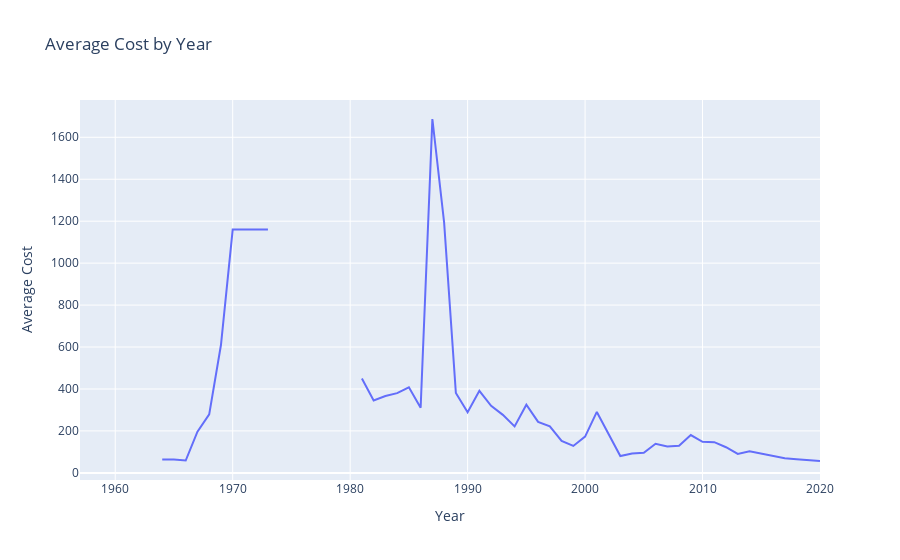

The notebook cell saved with this chart:
### Code cell
px.line(average_cost_by_year,
        x='Year',
        y='Average Cost',
        title='Average Cost by Year').show()

### Figure 1 — Plotly figure (JSON) as saved in the notebook; plotly's stock layout.template omitted (floating-point values rounded to 4 significant figures)
{"data": [{"hovertemplate": "Year=%{x}<br>Average Cost=%{y}<extra></extra>", "legendgroup": "", "line": {"color": "#636efa", "dash": "solid"}, "marker": {"symbol": "circle"}, "mode": "lines", "name": "", "orientation": "v", "showlegend": false, "type": "scatter", "x": [1957, 1958, 1959, 1960, 1961, 1962, 1963, 1964, 1965, 1966, 1967, 1968, 1969, 1970, 1971, 1972, 1973, 1974, 1975, 1976, 1977, 1978, 1979, 1980, 1981, 1982, 1983, 1984, 1985, 1986, 1987, 1988, 1989, 1990, 1991, 1992, 1993, 1994, 1995, 1996, 1997, 1998, 1999, 2000, 2001, 2002, 2003, 2004, 2005, 2006, 2007, 2008, 2009, 2010, 2011, 2012, 2013, 2014, 2015, 2016, 2017, 2018, 2019, 2020], "xaxis": "x", "y": [null, null, null, null, null, null, null, 63.23, 63.23, 59, 196.6, 279.2, 609.5, 1160, 1160, 1160, 1160, null, null, null, null, null, null, null, 450, 345.2, 366.2, 380.1, 408.1, 310.3, 1687.0, 1193.0, 380.8, 289.1, 391.4, 319.3, 276.7, 221.5, 325, 243.2, 221.7, 152.1, 128.5, 173.1, 290.7, 185.6, 80.51, 92.74, 95.79, 138.6, 125.7, 129.7, 180.3, 148.4, 146.6, 122.3, 90.55, 102.6, 91.55, 79.46, 69.49, 64.75, 59.61, 56.65], "yaxis": "y"}], "layout": {"legend": {"tracegroupgap": 0}, "title": {"text": "Average Cost by Year"}, "xaxis": {"anchor": "y", "domain": [0, 1], "title": {"text": "Year"}}, "yaxis": {"anchor": "x", "domain": [0, 1], "title": {"text": "Average Cost"}}}}
